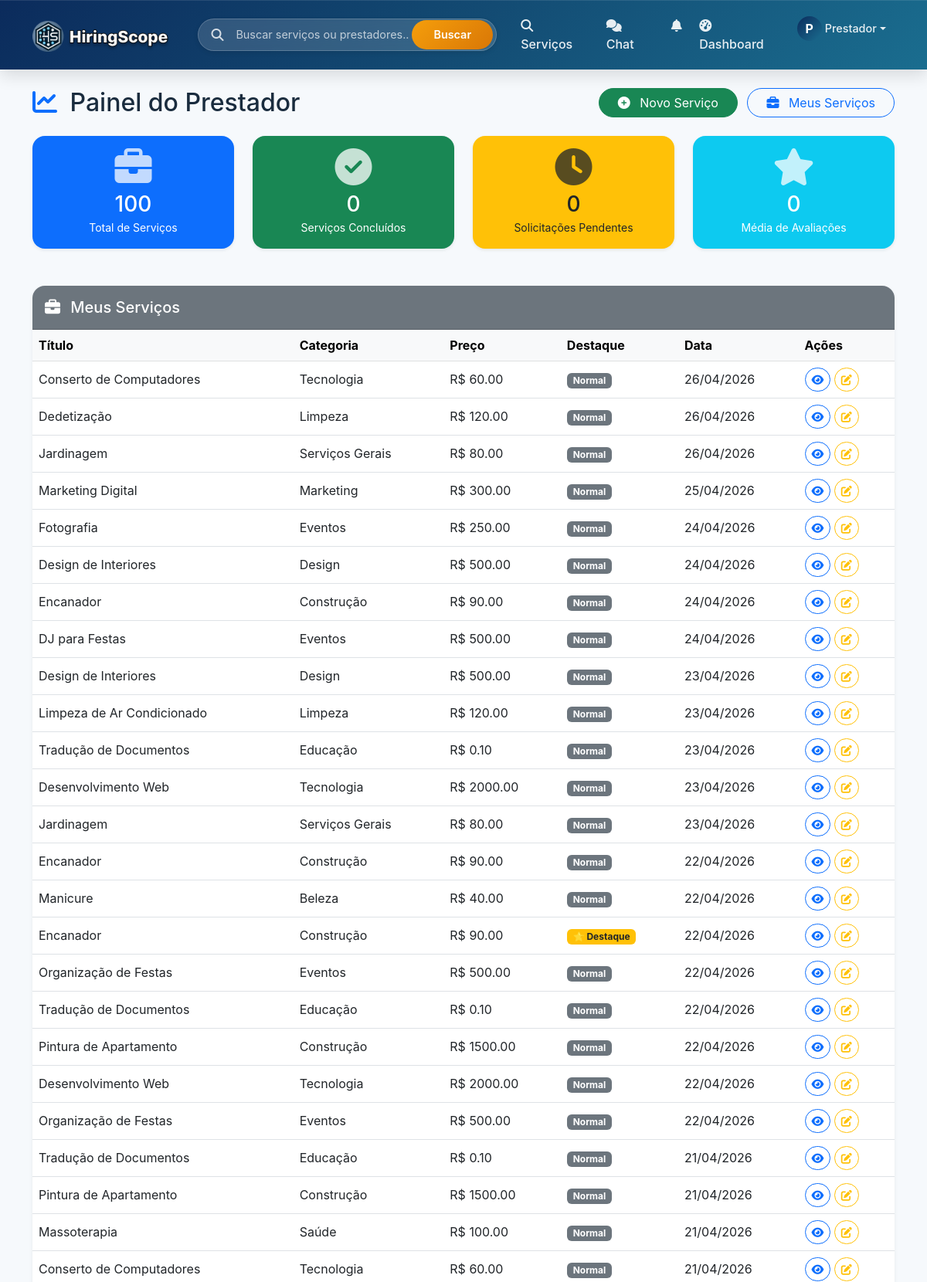
/dashboard (signed in, upper part), run on the app's committed database.
### models.py (models this page shows, shortened)
class Usuario(UserMixin, db.Model):
    __tablename__ = 'usuarios'
    id = db.Column(db.Integer, primary_key=True)
    nome = db.Column(db.String(100), nullable=False)
    email = db.Column(db.String(100), unique=True, nullable=False)
    senha_hash = db.Column(db.String(200), nullable=False)
    telefone = db.Column(db.String(20))
    tipo = db.Column(db.String(20), nullable=False)  # cliente, prestador
    is_admin = db.Column(db.Boolean, default=False)  # NOVO CAMPO
    data_cadastro = db.Column(db.DateTime, default=datetime.utcnow)
    foto_perfil = db.Column(db.String(200), default='default.jpg')
    foto_url = db.Column(db.String(500), nullable=True)  # URL da foto do Google
    descricao = db.Column(db.Text)
    servicos_oferecidos = db.relationship('Servico', back_populates='prestador', lazy=True, overlaps='prestador_rel')
    avaliacoes_recebidas = db.relationship('Avaliacao', foreign_keys='Avaliacao.prestador_id', back_populates='prestador', lazy=True, overlaps='avaliado_rel')
    avaliacoes_feitas = db.relationship('Avaliacao', foreign_keys='Avaliacao.cliente_id', back_populates='cliente', lazy=True, overlaps='avaliador_rel')
    favoritos = db.relationship('Favorito', foreign_keys='Favorito.cliente_id', back_populates='cliente', lazy=True, overlaps='cliente_rel')
    contratos_como_cliente = db.relationship('Contrato', foreign_keys='Contrato.cliente_id', back_populates='cliente', lazy=True, overlaps='cliente_rel')
    contratos_como_prestador = db.relationship('Contrato', foreign_keys='Contrato.prestador_id', back_populates='prestador', lazy=True, overlaps='prestador_rel')
    def media_avaliacoes(self):
        if self.avaliacoes_recebidas:
            total = sum([a.nota for a in self.avaliacoes_recebidas])
            return round(total / len(self.avaliacoes_recebidas), 1)
        return 0

class Servico(db.Model):
    __tablename__ = 'servicos'
    id = db.Column(db.Integer, primary_key=True)
    prestador_id = db.Column(db.Integer, db.ForeignKey('usuarios.id'), nullable=False)
    titulo = db.Column(db.String(200), nullable=False)
    descricao = db.Column(db.Text, nullable=False)
    categoria = db.Column(db.String(100))
    tipo_preco = db.Column(db.String(20), default='fixo')  # fixo, hora, dia, metro, consulta
    preco = db.Column(db.Float)
    destaque = db.Column(db.Boolean, default=False)
    destaque_pago = db.Column(db.Boolean, default=False)
    destaque_data_fim = db.Column(db.DateTime, nullable=True)
    data_postagem = db.Column(db.DateTime, default=datetime.utcnow)
    imagem_base64 = db.Column(db.Text, nullable=True)
    prestador = db.relationship('Usuario', foreign_keys=[prestador_id], back_populates='servicos_oferecidos')
    solicitacoes = db.relationship('Solicitacao', back_populates='servico', lazy=True, overlaps='servico_rel')
    avaliacoes = db.relationship('Avaliacao', back_populates='servico', lazy=True, overlaps='servico_rel')
    contratos = db.relationship('Contrato', back_populates='servico', lazy=True, overlaps='servico_rel')
    def is_destaque_ativo(self):
        if self.destaque_pago and self.destaque_data_fim:
            return datetime.utcnow() < self.destaque_data_fim
        return self.destaque

### routes/main_routes.py (the view, shortened to what this page needs)
@main_bp.route('/dashboard')
@login_required
def dashboard():
    from models import Contrato
    if current_user.tipo == 'prestador':
        servicos = Servico.query.filter_by(prestador_id=current_user.id).order_by(Servico.data_postagem.desc()).all()
        contratos = Contrato.query.filter_by(prestador_id=current_user.id).order_by(Contrato.data_solicitacao.desc()).all()
        return render_template('dashboard_prestador.html',
                             servicos=servicos,
                             contratos=contratos,
                             contratos_pendentes=[c for c in contratos if c.status == 'pendente'],
                             contratos_andamento=[c for c in contratos if c.status in ['aceito', 'em_andamento']],
                             contratos_concluidos=[c for c in contratos if c.status == 'concluido'],
                             media_avaliacoes=current_user.media_avaliacoes())

### templates/dashboard_prestador.html (shortened to what this page needs)
{% extends "base.html" %}
{% block content %}
<div class="container mt-4">
    <div class="d-flex justify-content-between align-items-center mb-4 flex-wrap gap-3">
        <h2 class="mb-0">
            <i class="fas fa-chart-line me-2 text-primary"></i>
            Painel do Prestador
        </h2>
        <div>
            <a href="/cadastro/servico" class="btn btn-success rounded-pill px-4 me-2">
                <i class="fas fa-plus-circle me-2"></i> Novo Serviço
            </a>
            <a href="/meus-servicos" class="btn btn-outline-primary rounded-pill px-4">
                <i class="fas fa-briefcase me-2"></i> Meus Serviços
            </a>
        </div>
    </div>
    <div class="row g-4 mb-5">
        <div class="col-md-3 col-6">
            <div class="card shadow-sm border-0 rounded-4 bg-primary text-white">
                <div class="card-body text-center">
                    <i class="fas fa-briefcase fa-3x mb-2 opacity-75"></i>
                    <h3 class="mb-0">{{ total_servicos|default(servicos|length) }}</h3>
                    <small>Total de Serviços</small>
                </div>
            </div>
        </div>
        <div class="col-md-3 col-6">
            <div class="card shadow-sm border-0 rounded-4 bg-success text-white">
                <div class="card-body text-center">
                    <i class="fas fa-check-circle fa-3x mb-2 opacity-75"></i>
                    <h3 class="mb-0">{{ contratos_concluidos|length }}</h3>
                    <small>Serviços Concluídos</small>
                </div>
            </div>
        </div>
        <div class="col-md-3 col-6">
            <div class="card shadow-sm border-0 rounded-4 bg-warning text-dark">
                <div class="card-body text-center">
                    <i class="fas fa-clock fa-3x mb-2 opacity-75"></i>
                    <h3 class="mb-0">{{ contratos_pendentes|length }}</h3>
                    <small>Solicitações Pendentes</small>
                </div>
            </div>
        </div>
        <div class="col-md-3 col-6">
            <div class="card shadow-sm border-0 rounded-4 bg-info text-white">
                <div class="card-body text-center">
                    <i class="fas fa-star fa-3x mb-2 opacity-75"></i>
                    <h3 class="mb-0">{{ media_avaliacoes|default(current_user.media_avaliacoes()) }}</h3>
                    <small>Média de Avaliações</small>
                </div>
            </div>
        </div>
    </div>
    <div class="card shadow-sm border-0 rounded-4">
        <div class="card-header bg-secondary text-white rounded-top-4 py-3">
            <h5 class="mb-0">
                <i class="fas fa-briefcase me-2"></i>
                Meus Serviços
            </h5>
        </div>
        <div class="card-body p-0">
            <div class="table-responsive">
                <table class="table table-hover mb-0">
                    <thead class="table-light">
                        <tr>
                            <th>Título</th>
                            <th>Categoria</th>
                            <th>Preço</th>
                            <th>Destaque</th>
                            <th>Data</th>
                            <th>Ações</th>
                        </tr>
                    </thead>
                    <tbody>
                        {% for servico in servicos %}
                        <tr>
                            <td>{{ servico.titulo }}</td>
                            <td>{{ servico.categoria }}</td>
                            <td>R$ {{ "%.2f"|format(servico.preco) if servico.preco else 'Sob consulta' }}</td>
                            <td>
                                {% if servico.is_destaque_ativo() %}
                                    <span class="badge bg-warning text-dark">⭐ Destaque</span>
                                {% else %}
                                    <span class="badge bg-secondary">Normal</span>
                                {% endif %}
                            </td>
                            <td>{{ servico.data_postagem.strftime('%d/%m/%Y') }}</td>
                            <td>
                                <a href="/servico/{{ servico.id }}" class="btn btn-sm btn-outline-primary rounded-pill" target="_blank">
                                    <i class="fas fa-eye"></i>
                                </a>
                                <a href="/servico/editar/{{ servico.id }}" class="btn btn-sm btn-outline-warning rounded-pill">
                                    <i class="fas fa-edit"></i>
                                </a>
                            </td>
                        </tr
                        {% endfor %}
                </table>
            </div>
        </div>
    </div>
</div>
{% endblock %}

### templates/components/base/navbar.html (shortened to what this page needs)
<nav class="navbar navbar-expand-lg navbar-dark sticky-top">
    <div class="container">
        <a class="navbar-brand" href="{{ url_for('main.index') }}">
            <img src="{{ url_for('static', filename='img/logo.png') }}"
                 alt="PrestaServiços"
                 class="navbar-logo"
                 style="height: 42px;"
                 onerror="this.onerror=null; this.parentNode.innerHTML='<i class=\'fas fa-tools me-2\'></i> PrestaServiços';">
        </a>
        <div class="search-bar-desktop d-none d-lg-block">
            <div class="search-bar-wrapper">
                <div class="search-icon"><i class="fas fa-search"></i></div>
                <input type="text" id="globalSearchInput" class="search-input" placeholder="Buscar serviços ou prestadores...">
                <button id="globalSearchBtn" class="search-btn">Buscar</button>
            </div>
        </div>
        <div class="collapse navbar-collapse" id="navbarNav">
            <ul class="navbar-nav ms-auto">
                <li class="nav-item">
                    <a class="nav-link" href="{{ url_for('servico.lista') }}">
                        <i class="fas fa-search me-1"></i> Serviços
                    </a>
                </li>
                {% if current_user.is_authenticated %}
                    <li class="nav-item position-relative">
                        <a class="nav-link chat-link" href="{{ url_for('chat.index') }}">
                            <i class="fas fa-comments me-1"></i> Chat
                        </a>
                    </li>
                    <li class="nav-item dropdown">
                        <a class="nav-link" href="#" id="notificationDropdown" role="button" data-bs-toggle="dropdown">
                            <i class="fas fa-bell"></i>
                        </a>
                    </li>
                    <li class="nav-item">
                        <a class="nav-link" href="{{ url_for('main.dashboard') }}">
                            <i class="fas fa-tachometer-alt me-1"></i> Dashboard
                        </a>
                    </li>
                    <li class="nav-item dropdown">
                        <a class="nav-link dropdown-toggle d-flex align-items-center" href="#" id="userDropdown" role="button" data-bs-toggle="dropdown">
                            {% if current_user.foto_url %}
                                <img src="{{ current_user.foto_url }}" class="user-avatar-nav" alt="Avatar" onerror="this.style.display='none'; this.parentNode.querySelector('.user-avatar-nav-placeholder').style.display='inline-flex';">
                                <div class="user-avatar-nav-placeholder" style="display: none;">{{ current_user.nome[0]|upper }}</div>
                            {% else %}
                                <div class="user-avatar-nav-placeholder">{{ current_user.nome[0]|upper }}</div>
                            {% endif %}
                            <span class="user-name-nav ms-1">{{ current_user.nome.split()[0] }}</span>
                        </a>
                    </li>
                {% endif %}
            </ul>
        </div>
    </div>
</nav>

### data on the page
Usuario: nome "P", nome "Prestador"
Servico: titulo "Conserto de Computadores", categoria "Tecnologia", preco "60.00", destaque_pago "Normal", data_postagem "26/04/2026"
Servico: titulo "Dedetização", categoria "Limpeza", preco "120.00", destaque_pago "Normal", data_postagem "26/04/2026"
Servico: titulo "Jardinagem", categoria "Serviços Gerais", preco "80.00", destaque_pago "Normal", data_postagem "26/04/2026"
Servico: titulo "Marketing Digital", categoria "Marketing", preco "300.00", destaque_pago "Normal", data_postagem "25/04/2026"
Servico: titulo "Fotografia", categoria "Eventos", preco "250.00", destaque_pago "Normal", data_postagem "24/04/2026"
Servico: titulo "Design de Interiores", categoria "Design", preco "500.00", destaque_pago "Normal", data_postagem "24/04/2026"
Servico: titulo "Encanador", categoria "Construção", preco "90.00", destaque_pago "Normal", data_postagem "24/04/2026"
Servico: titulo "DJ para Festas", categoria "Eventos", preco "500.00", destaque_pago "Normal", data_postagem "24/04/2026"
Servico: titulo "Design de Interiores", categoria "Design", preco "500.00", destaque_pago "Normal", data_postagem "23/04/2026"
Servico: titulo "Limpeza de Ar Condicionado", categoria "Limpeza", preco "120.00", destaque_pago "Normal", data_postagem "23/04/2026"
Servico: titulo "Tradução de Documentos", categoria "Educação", preco "0.10", destaque_pago "Normal", data_postagem "23/04/2026"
Servico: titulo "Desenvolvimento Web", categoria "Tecnologia", preco "2000.00", destaque_pago "Normal", data_postagem "23/04/2026"
Servico: titulo "Jardinagem", categoria "Serviços Gerais", preco "80.00", destaque_pago "Normal", data_postagem "23/04/2026"
Servico: titulo "Encanador", categoria "Construção", preco "90.00", destaque_pago "Normal", data_postagem "22/04/2026"
Servico: titulo "Manicure", categoria "Beleza", preco "40.00", destaque_pago "Normal", data_postagem "22/04/2026"
Servico: titulo "Encanador", categoria "Construção", preco "90.00", destaque_pago "⭐ Destaque", data_postagem "22/04/2026"
Servico: titulo "Organização de Festas", categoria "Eventos", preco "500.00", destaque_pago "Normal", data_postagem "22/04/2026"
Servico: titulo "Tradução de Documentos", categoria "Educação", preco "0.10", destaque_pago "Normal", data_postagem "22/04/2026"
Servico: titulo "Pintura de Apartamento", categoria "Construção", preco "1500.00", destaque_pago "Normal", data_postagem "22/04/2026"
Servico: titulo "Desenvolvimento Web", categoria "Tecnologia", preco "2000.00", destaque_pago "Normal", data_postagem "22/04/2026"
Servico: titulo "Organização de Festas", categoria "Eventos", preco "500.00", destaque_pago "Normal", data_postagem "22/04/2026"
Servico: titulo "Tradução de Documentos", categoria "Educação", preco "0.10", destaque_pago "Normal", data_postagem "21/04/2026"
Servico: titulo "Pintura de Apartamento", categoria "Construção", preco "1500.00", destaque_pago "Normal", data_postagem "21/04/2026"
Servico: titulo "Massoterapia", categoria "Saúde", preco "100.00", destaque_pago "Normal", data_postagem "21/04/2026"
Servico: titulo "Conserto de Computadores", categoria "Tecnologia", preco "60.00", destaque_pago "Normal", data_postagem "21/04/2026"

### other printed values
{{ total_servicos|default(servicos|length) }} "100"
{{ contratos_concluidos|length }} "0"
{{ contratos_pendentes|length }} "0"
{{ media_avaliacoes|default(current_user.media_avaliacoes()) }} "0"
